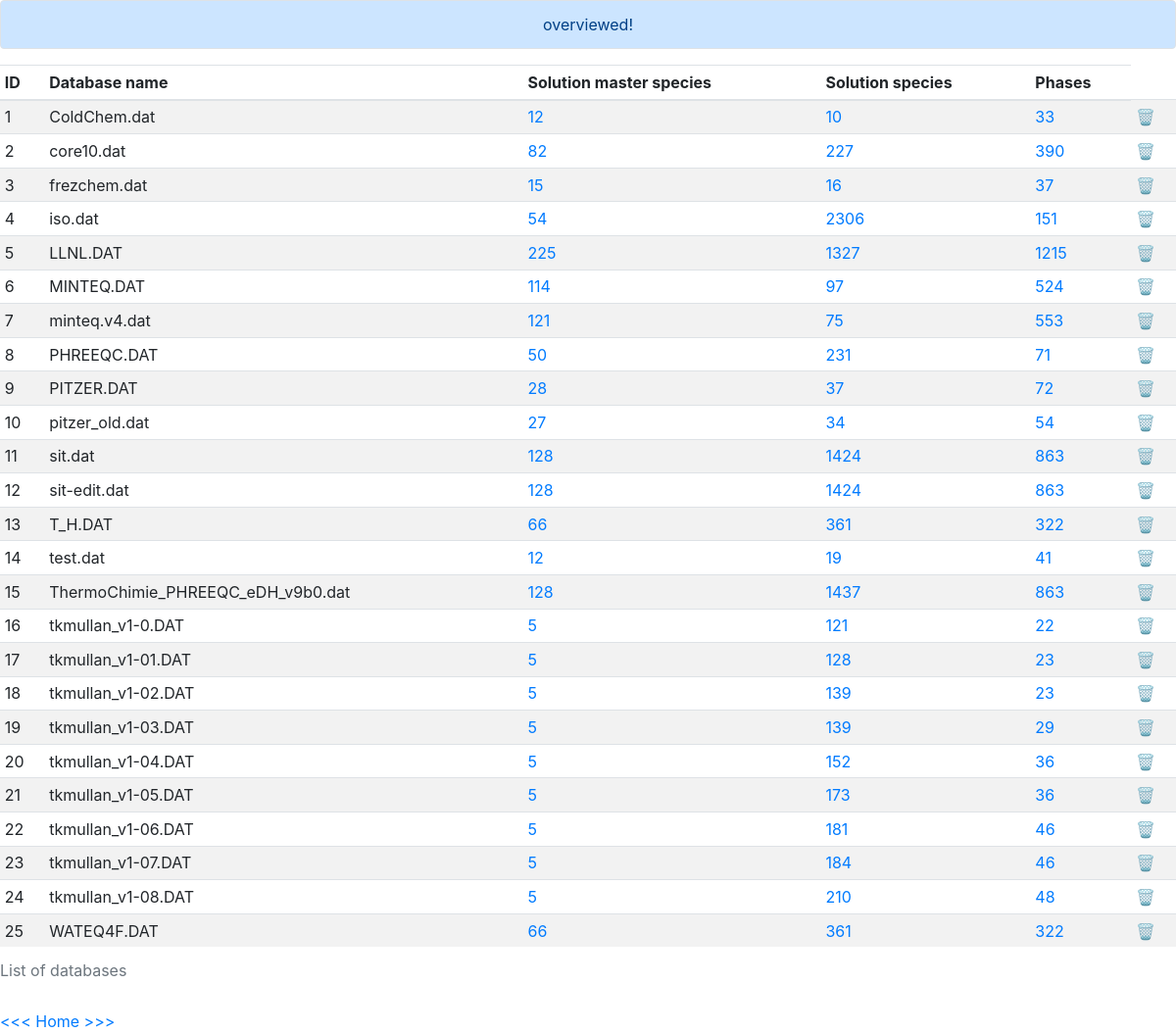
The page /overview on the database its author committed.
### tables this page shows
CREATE TABLE db_meta (id INTEGER, name TEXT NOT NULL, solution_master_species INTEGER, solution_species INTEGER, phases INTEGER, PRIMARY KEY(id));

### application.py (the view)
@app.route("/overview")
def summary():
    flask.flash("overviewed!")
    summary = db.execute("SELECT * FROM db_meta")
    return flask.render_template("summary.html", summary=summary)

### templates/summary.html (shortened to what this page needs)
{% extends "layout.html" %}
{% block main %}
<div>
    <table class="table table-hover table-sm table-striped">
        <caption>List of databases</caption>
        <thead>
            <tr>
                <th>ID</th>
                <th>Database name</th>
                <th>Solution master species</th>
                <th>Solution species</th>
                <th>Phases</th>
            </tr>
        </thead>
        <tbody>
            {% for item in summary %}
                <tr>
                    <td>{{ item.id }}</td>
                    <td>{{ item.name }}</td>
                    <td><a href="/details?id={{ item.id }}&type=solution_master_species">{{ item.solution_master_species }}</a></td>
                    <td><a href="/details?id={{ item.id }}&type=solution_species">{{ item.solution_species }}</a></td>
                    <td><a href="/details?id={{ item.id }}&type=phases">{{ item.phases }}</a></td>
                    <td>&#x1F5D1;</td>
                </tr>
            {% endfor %}
        </tbody>
    </table>
</div>
<div>
    <a href="/">&lt;&lt;&lt; Home >>></a>
</div>
{% endblock %}

### templates/layout.html (shortened to what this page needs)
<!DOCTYPE html>
<html lang="en">
    <head>
        <link rel="stylesheet" href="https://cdn.jsdelivr.net/npm/bootstrap@4.5.3/dist/css/bootstrap.min.css">
        <link href="/static/styles.css" rel="stylesheet">
    </head>
    <body>
        {% if get_flashed_messages() %}
            <header>
                <div class="alert alert-primary border text-center" role="alert">
                    {{ get_flashed_messages() | join(" ") }}
                </div>
            </header>
        {% endif %}
        <main>
            {% block main %}{% endblock %}
        </main>
    </body>
</html>

### static/styles.css (style rules this page uses)
thead { font-weight: bold; }

### rows shown on the page
db_meta: id "1", name "ColdChem.dat", solution_master_species "12", solution_species "10", phases "33"
db_meta: id "2", name "core10.dat", solution_master_species "82", solution_species "227", phases "390"
db_meta: id "3", name "frezchem.dat", solution_master_species "15", solution_species "16", phases "37"
db_meta: id "4", name "iso.dat", solution_master_species "54", solution_species "2306", phases "151"
db_meta: id "5", name "LLNL.DAT", solution_master_species "225", solution_species "1327", phases "1215"
db_meta: id "6", name "MINTEQ.DAT", solution_master_species "114", solution_species "97", phases "524"
db_meta: id "7", name "minteq.v4.dat", solution_master_species "121", solution_species "75", phases "553"
db_meta: id "8", name "PHREEQC.DAT", solution_master_species "50", solution_species "231", phases "71"
db_meta: id "9", name "PITZER.DAT", solution_master_species "28", solution_species "37", phases "72"
db_meta: id "10", name "pitzer_old.dat", solution_master_species "27", solution_species "34", phases "54"
db_meta: id "11", name "sit.dat", solution_master_species "128", solution_species "1424", phases "863"
db_meta: id "12", name "sit-edit.dat", solution_master_species "128", solution_species "1424", phases "863"
db_meta: id "13", name "T_H.DAT", solution_master_species "66", solution_species "361", phases "322"
db_meta: id "14", name "test.dat", solution_master_species "12", solution_species "19", phases "41"
db_meta: id "15", name "ThermoChimie_PHREEQC_eDH_v9b0.dat", solution_master_species "128", solution_species "1437", phases "863"
db_meta: id "16", name "tkmullan_v1-0.DAT", solution_master_species "5", solution_species "121", phases "22"
db_meta: id "17", name "tkmullan_v1-01.DAT", solution_master_species "5", solution_species "128", phases "23"
db_meta: id "18", name "tkmullan_v1-02.DAT", solution_master_species "5", solution_species "139", phases "23"
db_meta: id "19", name "tkmullan_v1-03.DAT", solution_master_species "5", solution_species "139", phases "29"
db_meta: id "20", name "tkmullan_v1-04.DAT", solution_master_species "5", solution_species "152", phases "36"
db_meta: id "21", name "tkmullan_v1-05.DAT", solution_master_species "5", solution_species "173", phases "36"
db_meta: id "22", name "tkmullan_v1-06.DAT", solution_master_species "5", solution_species "181", phases "46"
db_meta: id "23", name "tkmullan_v1-07.DAT", solution_master_species "5", solution_species "184", phases "46"
db_meta: id "24", name "tkmullan_v1-08.DAT", solution_master_species "5", solution_species "210", phases "48"
db_meta: id "25", name "WATEQ4F.DAT", solution_master_species "66", solution_species "361", phases "322"

### other values the page prints
{{ get_flashed_messages() | join(" ") }} "overviewed!"
